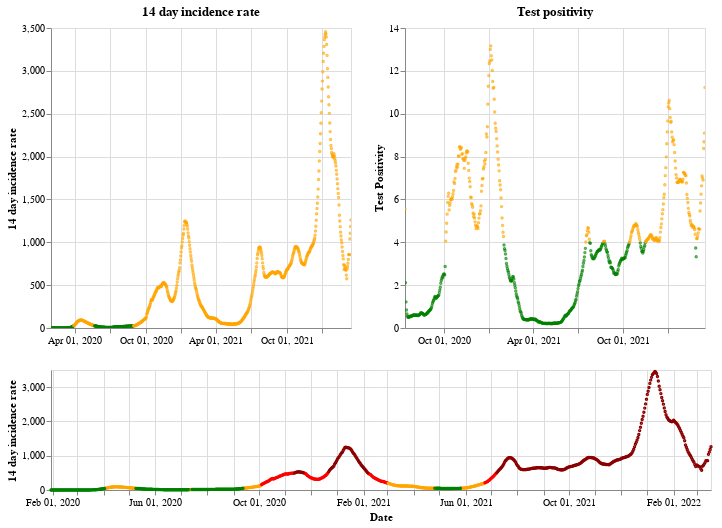

Here is the notebook cell this chart was saved with:
### Markdown cell above
## England

### Code cell
plot_traffic_light('England')

### Figure 1 — Vega-Lite specification as saved in the notebook (floating-point values rounded to 4 significant figures; data arrays with more than 128 entries replaced by an {"elided": "..."} marker saying what was removed)
{"config": {"view": {"continuousWidth": 400, "continuousHeight": 300}}, "vconcat": [{"hconcat": [{"mark": {"type": "point", "size": 2}, "encoding": {"color": {"condition": {"value": "green", "test": "(datum.twoWeeklyCasesRate <= 25)"}, "value": "orange"}, "tooltip": [{"type": "nominal", "field": "areaName"}, {"type": "temporal", "field": "date"}, {"type": "quantitative", "field": "twoWeeklyCasesRate"}, {"type": "quantitative", "field": "testPositivity"}], "x": {"type": "temporal", "axis": {"title": ""}, "field": "date", "scale": {"domain": {"selection": "DateBrush"}}, "timeUnit": "yearmonthdate"}, "y": {"type": "quantitative", "axis": {"title": "14 day incidence rate"}, "field": "twoWeeklyCasesRate"}}, "title": "14 day incidence rate", "width": 300}, {"mark": {"type": "point", "size": 2}, "encoding": {"color": {"condition": {"value": "green", "test": "(datum.testPositivity <= 4)"}, "value": "orange"}, "tooltip": [{"type": "nominal", "field": "areaName"}, {"type": "temporal", "field": "date"}, {"type": "quantitative", "field": "twoWeeklyCasesRate"}, {"type": "quantitative", "field": "testPositivity"}], "x": {"type": "temporal", "axis": {"title": ""}, "field": "date", "scale": {"domain": {"selection": "DateBrush"}}, "timeUnit": "yearmonthdate"}, "y": {"type": "quantitative", "axis": {"title": "Test Positivity"}, "field": "testPositivity"}}, "title": "Test positivity", "width": 300}]}, {"layer": [{"mark": {"type": "point", "size": 2}, "encoding": {"color": {"condition": {"value": "orange", "test": "(((datum.testPositivity < 4) && (datum.twoWeeklyCasesRate >= 50)) && (datum.twoWeeklyCasesRate < 200))"}, "value": "red"}, "opacity": {"condition": {"value": 1, "test": "((datum.twoWeeklyCasesRate >= 50) && (datum.twoWeeklyCasesRate < 500))"}, "value": 0}, "tooltip": [{"type": "nominal", "field": "areaName"}, {"type": "temporal", "field": "date"}, {"type": "quantitative", "field": "twoWeeklyCasesRate"}, {"type": "quantitative", "field": "testPositivity"}], "x": {"type": "temporal", "axis": {"title": "Date"}, "field": "date", "timeUnit": "yearmonthdate"}, "y": {"type": "quantitative", "axis": {"title": "14 day incidence rate"}, "field": "twoWeeklyCasesRate"}}, "selection": {"DateBrush": {"type": "interval", "encodings": ["x"], "fields": ["Time"]}}}, {"mark": {"type": "point", "size": 2}, "encoding": {"color": {"value": "darkred"}, "opacity": {"condition": {"value": 1, "test": "(datum.twoWeeklyCasesRate >= 500)"}, "value": 0}, "tooltip": [{"type": "nominal", "field": "areaName"}, {"type": "temporal", "field": "date"}, {"type": "quantitative", "field": "twoWeeklyCasesRate"}, {"type": "quantitative", "field": "testPositivity"}], "x": {"type": "temporal", "axis": {"title": "Date"}, "field": "date", "timeUnit": "yearmonthdate"}, "y": {"type": "quantitative", "axis": {"title": "14 day incidence rate"}, "field": "twoWeeklyCasesRate"}}}, {"mark": {"type": "point", "size": 2}, "encoding": {"color": {"condition": {"value": "green", "test": "((datum.testPositivity < 4) && (datum.twoWeeklyCasesRate < 50))"}, "value": "orange"}, "opacity": {"condition": {"value": 1, "test": "(datum.twoWeeklyCasesRate < 50)"}, "value": 0}, "tooltip": [{"type": "nominal", "field": "areaName"}, {"type": "temporal", "field": "date"}, {"type": "quantitative", "field": "twoWeeklyCasesRate"}, {"type": "quantitative", "field": "testPositivity"}], "x": {"type": "temporal", "axis": {"title": "Date"}, "field": "date", "timeUnit": "yearmonthdate"}, "y": {"type": "quantitative", "axis": {"title": "14 day incidence rate"}, "field": "twoWeeklyCasesRate"}}}], "height": 120, "width": 660}], "data": {"name": "data-3ea9f82bfa343b367f1373eab64766e8"}, "$schema": "https://vega.github.io/schema/vega-lite/v4.8.1.json", "datasets": {"data-3ea9f82bfa343b367f1373eab64766e8": {"elided": "778 records"}}}
